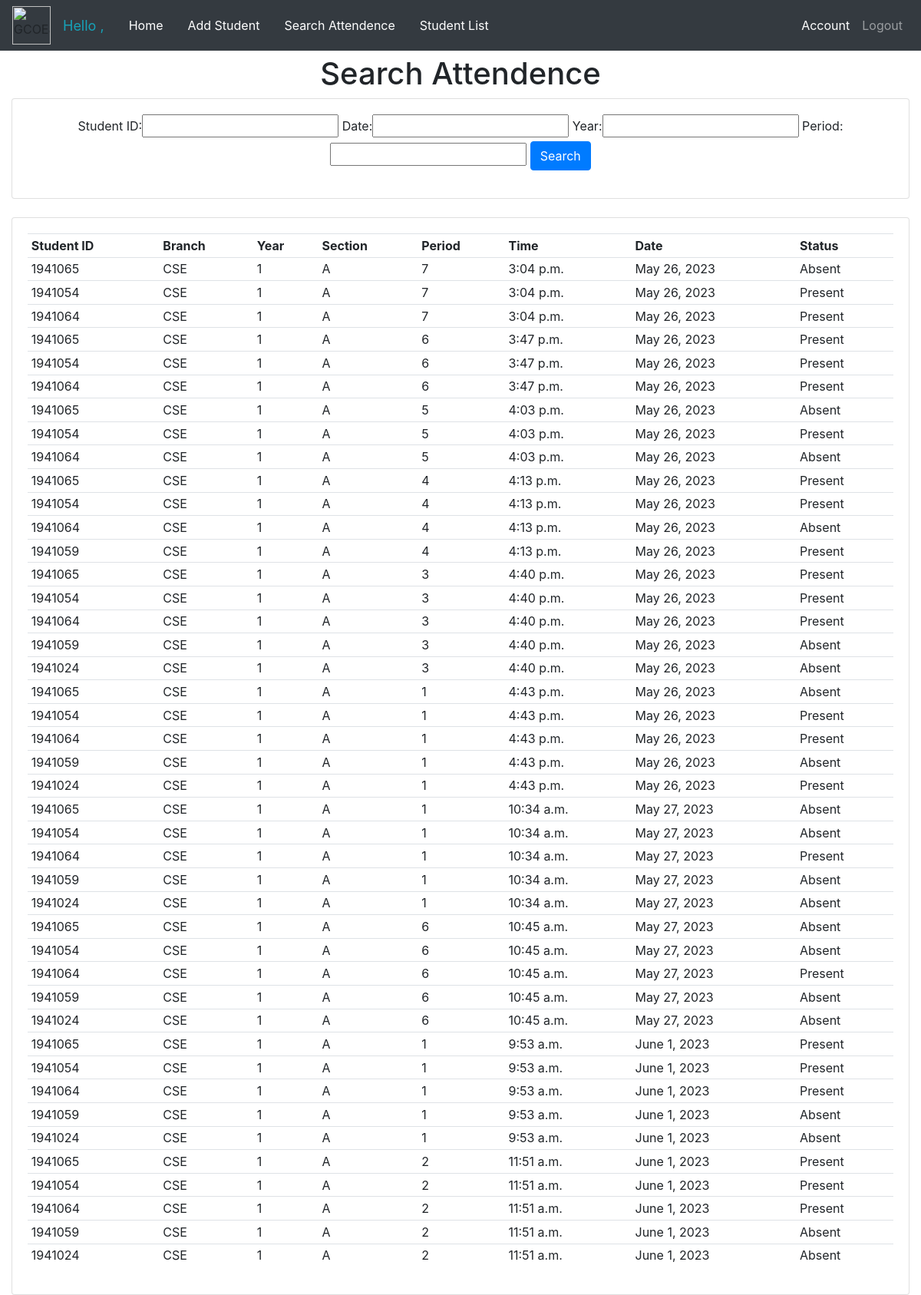
/searchattendence/, run on the app's committed database.
### attendence_sys/models.py (models this page shows, shortened)
class Attendence(models.Model):
    Faculty_Name = models.CharField(max_length=200, null=True, blank=True)
    Student_ID = models.CharField(max_length=200, null=True, blank=True)
    date = models.DateField(auto_now_add = True, null = True)
    time = models.TimeField(auto_now_add=True, null = True)
    branch = models.CharField(max_length=200, null = True)
    year = models.CharField(max_length=200, null = True)
    section = models.CharField(max_length=200, null = True)
    period = models.CharField(max_length=200, null = True)
    status = models.CharField(max_length=200, null = True, default='Absent')

### attendence_sys/views.py (the view)
# urls.py: path('searchattendence/', views.searchAttendence, name='searchattendence'),
def searchAttendence(request):
    attendences = Attendence.objects.all()
    myFilter = AttendenceFilter(request.GET, queryset=attendences)
    attendences = myFilter.qs
    context = {'myFilter':myFilter, 'attendences': attendences, 'ta':False}
    return render(request, 'attendence_sys/attendence.html', context)

### attendence_sys/templates/attendence_sys/attendence.html (shortened to what this page needs)
{% extends 'attendence_sys/main.html' %}
{% block content %}
{% if ta == False %}
<div style="background-color: #fff;">
<center><h1>Search Attendence</h1></center>
<div class="row" >
	<div class="col"  >
		<div class="card card-body"  >
			<center>
				<form method="get">
					{{myFilter.form}}
		    		<button class="btn btn-primary" type="submit">Search</button>
				</form>
			</center>
		</div>
	</div>
</div>
<br>
<div class="row">
	<div class="col-sm-12">
		<div class="card card-body">
			<table class="table table-sm">
				<tr>
					<th>Student ID</th>
					<th>Branch</th>
					<th>Year</th>
					<th>Section</th>
					<th>Period</th>
					<th>Time</th>
					<th>Date</th>
					<th>Status</th>
				</tr>
				{% for attendence in attendences %}
				<tr>
                    <td>{{ attendence.Student_ID }}</td>
					<td>{{ attendence.branch }}</td>
					<td>{{ attendence.year }}</td>
					<td>{{ attendence.section }}</td>
					<td>{{ attendence.period }}</td>
					<td>{{ attendence.time }}</td>
					<td>{{ attendence.date }}</td>
					<td>{{ attendence.status }}</td>
				</tr>
				{% endfor %}
			</table>
		</div>
	</div>
</div>
{% endif %}
{% endblock %}

### attendence_sys/templates/attendence_sys/attendence.html (style rules this page uses)
body { background-image: none !important; background-color: #F8F8F8; }

### data on the page
Attendence: Student_ID "1941065", branch "CSE", year "1", section "A", period "7", time "3:04 p.m.", date "May 26, 2023", status "Absent"
Attendence: Student_ID "1941054", branch "CSE", year "1", section "A", period "7", time "3:04 p.m.", date "May 26, 2023", status "Present"
Attendence: Student_ID "1941064", branch "CSE", year "1", section "A", period "7", time "3:04 p.m.", date "May 26, 2023", status "Present"
Attendence: Student_ID "1941065", branch "CSE", year "1", section "A", period "6", time "3:47 p.m.", date "May 26, 2023", status "Present"
Attendence: Student_ID "1941054", branch "CSE", year "1", section "A", period "6", time "3:47 p.m.", date "May 26, 2023", status "Present"
Attendence: Student_ID "1941064", branch "CSE", year "1", section "A", period "6", time "3:47 p.m.", date "May 26, 2023", status "Present"
Attendence: Student_ID "1941065", branch "CSE", year "1", section "A", period "5", time "4:03 p.m.", date "May 26, 2023", status "Absent"
Attendence: Student_ID "1941054", branch "CSE", year "1", section "A", period "5", time "4:03 p.m.", date "May 26, 2023", status "Present"
Attendence: Student_ID "1941064", branch "CSE", year "1", section "A", period "5", time "4:03 p.m.", date "May 26, 2023", status "Absent"
Attendence: Student_ID "1941065", branch "CSE", year "1", section "A", period "4", time "4:13 p.m.", date "May 26, 2023", status "Present"
Attendence: Student_ID "1941054", branch "CSE", year "1", section "A", period "4", time "4:13 p.m.", date "May 26, 2023", status "Present"
Attendence: Student_ID "1941064", branch "CSE", year "1", section "A", period "4", time "4:13 p.m.", date "May 26, 2023", status "Absent"
Attendence: Student_ID "1941059", branch "CSE", year "1", section "A", period "4", time "4:13 p.m.", date "May 26, 2023", status "Present"
Attendence: Student_ID "1941065", branch "CSE", year "1", section "A", period "3", time "4:40 p.m.", date "May 26, 2023", status "Present"
Attendence: Student_ID "1941054", branch "CSE", year "1", section "A", period "3", time "4:40 p.m.", date "May 26, 2023", status "Present"
Attendence: Student_ID "1941064", branch "CSE", year "1", section "A", period "3", time "4:40 p.m.", date "May 26, 2023", status "Present"
Attendence: Student_ID "1941059", branch "CSE", year "1", section "A", period "3", time "4:40 p.m.", date "May 26, 2023", status "Absent"
Attendence: Student_ID "1941024", branch "CSE", year "1", section "A", period "3", time "4:40 p.m.", date "May 26, 2023", status "Absent"
Attendence: Student_ID "1941065", branch "CSE", year "1", section "A", period "1", time "4:43 p.m.", date "May 26, 2023", status "Absent"
Attendence: Student_ID "1941054", branch "CSE", year "1", section "A", period "1", time "4:43 p.m.", date "May 26, 2023", status "Present"
Attendence: Student_ID "1941064", branch "CSE", year "1", section "A", period "1", time "4:43 p.m.", date "May 26, 2023", status "Present"
Attendence: Student_ID "1941059", branch "CSE", year "1", section "A", period "1", time "4:43 p.m.", date "May 26, 2023", status "Absent"
Attendence: Student_ID "1941024", branch "CSE", year "1", section "A", period "1", time "4:43 p.m.", date "May 26, 2023", status "Present"
Attendence: Student_ID "1941065", branch "CSE", year "1", section "A", period "1", time "10:34 a.m.", date "May 27, 2023", status "Absent"
Attendence: Student_ID "1941054", branch "CSE", year "1", section "A", period "1", time "10:34 a.m.", date "May 27, 2023", status "Absent"
Attendence: Student_ID "1941064", branch "CSE", year "1", section "A", period "1", time "10:34 a.m.", date "May 27, 2023", status "Present"
Attendence: Student_ID "1941059", branch "CSE", year "1", section "A", period "1", time "10:34 a.m.", date "May 27, 2023", status "Absent"
Attendence: Student_ID "1941024", branch "CSE", year "1", section "A", period "1", time "10:34 a.m.", date "May 27, 2023", status "Absent"
Attendence: Student_ID "1941065", branch "CSE", year "1", section "A", period "6", time "10:45 a.m.", date "May 27, 2023", status "Absent"
Attendence: Student_ID "1941054", branch "CSE", year "1", section "A", period "6", time "10:45 a.m.", date "May 27, 2023", status "Absent"
Attendence: Student_ID "1941064", branch "CSE", year "1", section "A", period "6", time "10:45 a.m.", date "May 27, 2023", status "Present"
Attendence: Student_ID "1941059", branch "CSE", year "1", section "A", period "6", time "10:45 a.m.", date "May 27, 2023", status "Absent"
Attendence: Student_ID "1941024", branch "CSE", year "1", section "A", period "6", time "10:45 a.m.", date "May 27, 2023", status "Absent"
Attendence: Student_ID "1941065", branch "CSE", year "1", section "A", period "1", time "9:53 a.m.", date "June 1, 2023", status "Present"
Attendence: Student_ID "1941054", branch "CSE", year "1", section "A", period "1", time "9:53 a.m.", date "June 1, 2023", status "Present"
Attendence: Student_ID "1941064", branch "CSE", year "1", section "A", period "1", time "9:53 a.m.", date "June 1, 2023", status "Present"
Attendence: Student_ID "1941059", branch "CSE", year "1", section "A", period "1", time "9:53 a.m.", date "June 1, 2023", status "Absent"
Attendence: Student_ID "1941024", branch "CSE", year "1", section "A", period "1", time "9:53 a.m.", date "June 1, 2023", status "Absent"
Attendence: Student_ID "1941065", branch "CSE", year "1", section "A", period "2", time "11:51 a.m.", date "June 1, 2023", status "Present"
Attendence: Student_ID "1941054", branch "CSE", year "1", section "A", period "2", time "11:51 a.m.", date "June 1, 2023", status "Present"
Attendence: Student_ID "1941064", branch "CSE", year "1", section "A", period "2", time "11:51 a.m.", date "June 1, 2023", status "Present"
Attendence: Student_ID "1941059", branch "CSE", year "1", section "A", period "2", time "11:51 a.m.", date "June 1, 2023", status "Absent"
Attendence: Student_ID "1941024", branch "CSE", year "1", section "A", period "2", time "11:51 a.m.", date "June 1, 2023", status "Absent"
